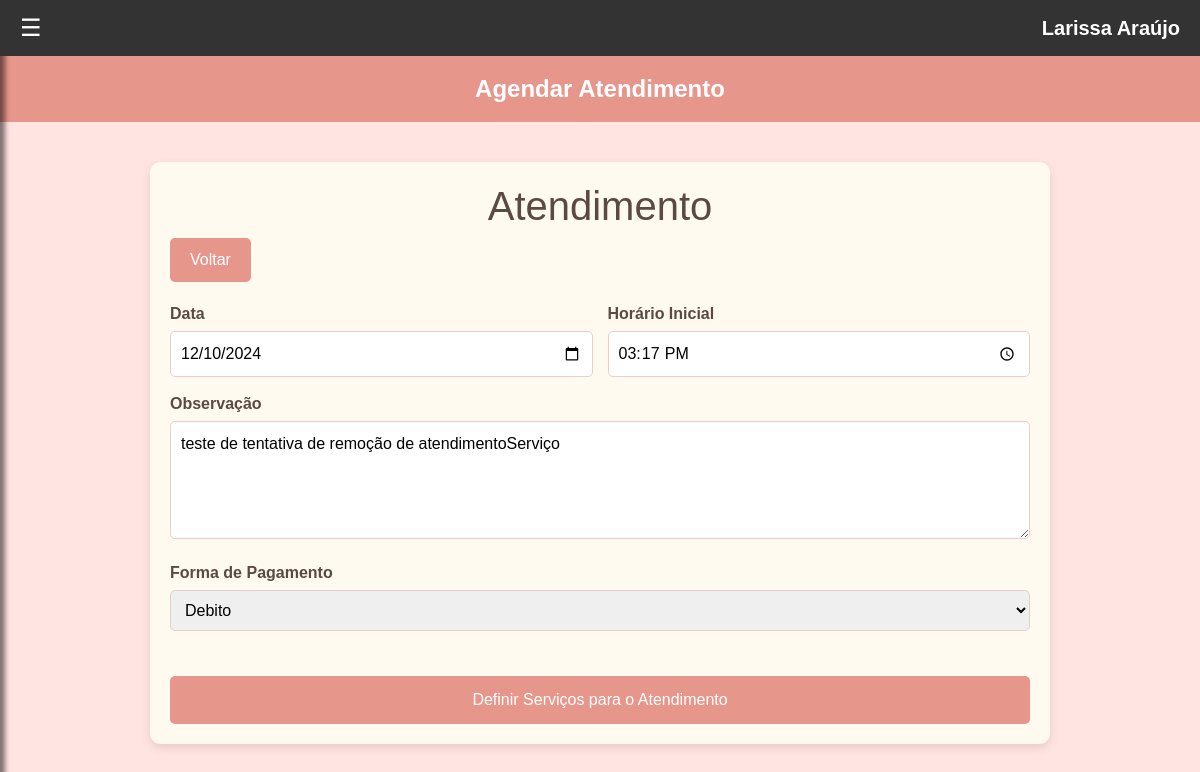
/cadastrarAtendimento.php?idAtendimento=35, run on the app's committed database.
### tables this page shows
CREATE TABLE `atendimentos` (
  `idAtendimento` int(11) NOT NULL AUTO_INCREMENT,
  `data` date NOT NULL,
  `horarioInicio` time NOT NULL,
  `horarioFinaliza` time DEFAULT NULL,
  `comentario` varchar(90) DEFAULT NULL,
  `status` varchar(20) NOT NULL COMMENT 'A-Agendado\\nC-Cancelado\\nF-Finalizado',
  `precoTotal` decimal(8,2) DEFAULT NULL,
  `idFormaPagamento` int(11) NOT NULL,
  `idCliente` int(11) NOT NULL,
  PRIMARY KEY (`idAtendimento`),
  KEY `fk_atendimentos_TiposPagamentos_idx` (`idFormaPagamento`),
  KEY `fkatendimentos_clientes` (`idCliente`),
  CONSTRAINT `fk_atendimentos_TiposPagamentos` FOREIGN KEY (`idFormaPagamento`) REFERENCES `formaspagamentos` (`idFormaPagamento`),
  CONSTRAINT `fkatendimentos_clientes` FOREIGN KEY (`idCliente`) REFERENCES `clientes` (`idCliente`) ON DELETE NO ACTION ON UPDATE NO ACTION
);

### cadastrarAtendimento.php (the view, shortened to what this page needs)
<?php
    include_once("includes/conexao.php");
    if (isset($_GET["idAtendimento"])) {
        $sql = "SELECT * FROM atendimentos WHERE idAtendimento = '{$_GET['idAtendimento']}'";
        $resultados = mysqli_query($conn, $sql);
        $dados = mysqli_fetch_assoc($resultados);
        $data = $dados['data'];
        $horarioInicio = $dados['horarioInicio'];
        $comentario = $dados['comentario'];
        $idFormaPagamento = $dados['idFormaPagamento'];
    }
 ?>
<!DOCTYPE html>
<html lang="pt-br">
<head>
    <link href="https://cdn.jsdelivr.net/npm/bootstrap@5.3.3/dist/css/bootstrap.min.css" rel="stylesheet">
    <link rel="stylesheet" type="text/css" href="css/cadastrarAtendimentos.css">
</head>
<body>
    <?php
        if (isset($_SESSION['idProfissionalLogado'])) {
            include_once('includes/menuProfissional.php');
        }else{
            include_once('includes/menuCliente.php');
        }
    ?>
    <header>Agendar Atendimento</header>
    <div class="container">
        <h1>Atendimento</h1>
        <?php
            if (isset($_SESSION['idProfissionalLogado'])) {
                if ($_SESSION['emailProfissionalLogado'] == 'admin@gmail.com') {
                    $redirectPage = 'homeAdmin.php';
                } else {
                    $redirectPage = 'homeProfissional.php';
                }
            }elseif(isset($_SESSION['idClienteLogado'])) {
                $redirectPage = 'homeCliente.php';
            } else {
                $redirectPage = 'login.php';
            }
        ?>
        <a href="<?= $redirectPage ?>" class="back-button" >Voltar</a>
                <br>
        <form id="atendimento-form"action="includes/criar.atendimento.php" method="POST" class="login100-form validate-form">
            <div class="form-row">
                <div>
                    <label for="data">Data</label>
                    <input type="date" id="data" name="data" value="<?php echo $data ?>"required>
                </div>
                <div>
                    <label for="horario-inicial">Horário Inicial</label>
                    <input type="time" id="horarioInicio" name="horarioInicio" value="<?php echo $horarioInicio ?>" required>
                </div>
            </div>
            <label for="observacao">Observação</label>
            <textarea id="observacao" name="comentario" rows="4" placeholder="Escreva observações aqui"><?php echo $comentario ?></textarea>
            <label for="idFormaPagamento">Forma de Pagamento</label>
            <select id="idFormaPagamento" name="idFormaPagamento" required>
                <?php
                    include_once('includes/conexao.php');
                    $sql2 = "SELECT * FROM formaspagamentos ORDER BY descricaoPagamento ASC";
                    $resultados = mysqli_query($conn, $sql2);
                    while ($dados = mysqli_fetch_assoc($resultados)) {
                        if($idFormaPagamento  == $dados['idFormaPagamento']){$sel = 'selected';} else{$sel = '';}
                        echo '<option '.$sel.' value="'.$dados['idFormaPagamento'].'">'.$dados['descricaoPagamento'].'</option>';
                    }
                ?>
            </select>
        </form>
        <button type="submit" form="atendimento-form">Definir Serviços para o Atendimento</button>
    </div>
</body>
</html>

### css/cadastrarAtendimentos.css (style rules this page uses)
body { font-family: Arial, sans-serif; margin: 0; padding: 0; background-color: #ffe4e1; }
header { background-color: #e7968b; color: white; text-align: center; padding: 15px 20px; font-size: 24px; font-weight: bold; }
.container { padding: 20px; max-width: 900px; margin: 40px auto; background-color: #fffaf0; border-radius: 10px; box-shadow: 0 4px 10px rgba(0, 0, 0, 0.1); }
h1, h2 { text-align: center; color: #5a4a42; }
form { margin-bottom: 30px; }
label { margin-bottom: 5px; font-weight: bold; color: #5a4a42; display: block; }
input, select, textarea { width: 100%; padding: 10px; font-size: 16px; margin-bottom: 15px; border: 1px solid #e6cfc9; border-radius: 5px; box-sizing: border-box; }
textarea { resize: vertical; }
button { padding: 12px; font-size: 16px; background-color: #e7968b; color: white; border: none; border-radius: 5px; cursor: pointer; width: 100%; }
.form-row { display: flex; gap: 15px; }
.form-row > div { flex: 1; }
.back-button { display: inline-block; margin-bottom: 20px; padding: 10px 20px; background-color: #e7968b; color: white; text-decoration: none; border-radius: 5px; }

### includes/menuCliente.php (style rules this page uses)
body { font-family: Arial, sans-serif; margin: 0; padding: 0; }

### data on the page
atendimentos: data "12/10/2024", horarioInicio "15:17:00", comentario "teste de tentativa de remoção de atendimentoServiço"

### other printed values
form field idFormaPagamento "Debito"
